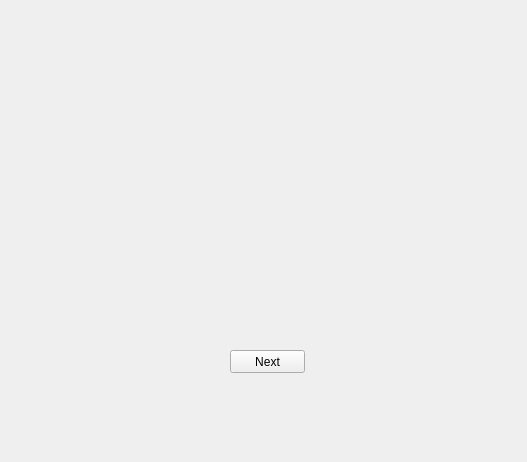
<?xml version="1.0" encoding="UTF-8"?>
<ui version="4.0">
 <class>StackedWidget</class>
 <widget class="QStackedWidget" name="StackedWidget">
  <property name="geometry">
   <rect>
    <x>0</x>
    <y>0</y>
    <width>527</width>
    <height>462</height>
   </rect>
  </property>
  <property name="windowTitle">
   <string>StackedWidget</string>
  </property>
  <widget class="QWidget" name="page">
   <widget class="QPushButton" name="pushButton">
    <property name="geometry">
     <rect>
      <x>230</x>
      <y>350</y>
      <width>75</width>
      <height>23</height>
     </rect>
    </property>
    <property name="text">
     <string>Next</string>
    </property>
   </widget>
  </widget>
  <widget class="QWidget" name="page_2">
   <widget class="QPushButton" name="pushButton_2">
    <property name="geometry">
     <rect>
      <x>220</x>
      <y>270</y>
      <width>75</width>
      <height>23</height>
     </rect>
    </property>
    <property name="text">
     <string>Next1</string>
    </property>
   </widget>
  </widget>
  <widget class="QWidget" name="page_3">
   <widget class="QPushButton" name="pushButton_3">
    <property name="geometry">
     <rect>
      <x>210</x>
      <y>320</y>
      <width>75</width>
      <height>23</height>
     </rect>
    </property>
    <property name="text">
     <string>next2</string>
    </property>
   </widget>
  </widget>
 </widget>
 <resources/>
 <connections/>
</ui>
